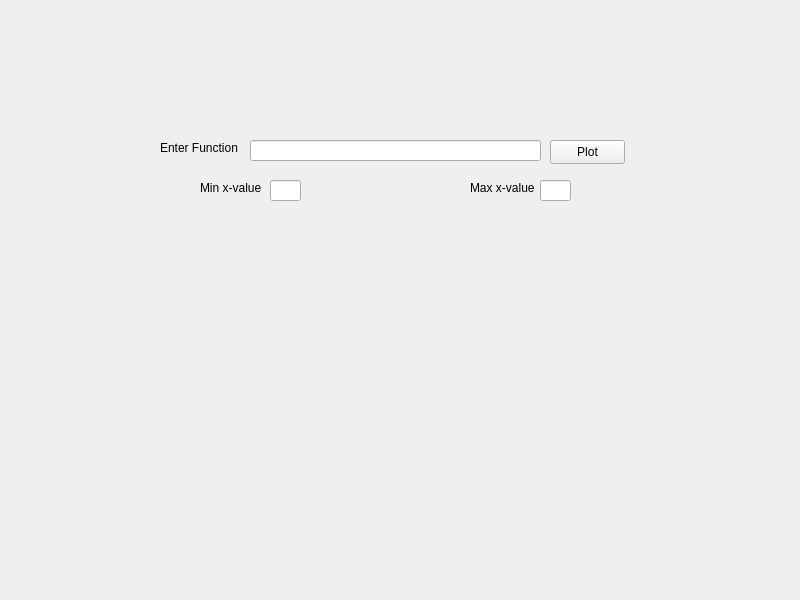
<?xml version="1.0" encoding="UTF-8"?>
<ui version="4.0">
 <class>Form</class>
 <widget class="QWidget" name="Form">
  <property name="geometry">
   <rect>
    <x>0</x>
    <y>0</y>
    <width>800</width>
    <height>600</height>
   </rect>
  </property>
  <property name="minimumSize">
   <size>
    <width>800</width>
    <height>600</height>
   </size>
  </property>
  <property name="maximumSize">
   <size>
    <width>800</width>
    <height>600</height>
   </size>
  </property>
  <property name="windowTitle">
   <string>Form</string>
  </property>
  <widget class="QLabel" name="label_3">
   <property name="geometry">
    <rect>
     <x>470</x>
     <y>180</y>
     <width>71</width>
     <height>16</height>
    </rect>
   </property>
   <property name="text">
    <string>Max x-value</string>
   </property>
  </widget>
  <widget class="QPushButton" name="plot">
   <property name="geometry">
    <rect>
     <x>550</x>
     <y>140</y>
     <width>75</width>
     <height>24</height>
    </rect>
   </property>
   <property name="text">
    <string>Plot</string>
   </property>
  </widget>
  <widget class="QLineEdit" name="lineEdit">
   <property name="geometry">
    <rect>
     <x>250</x>
     <y>140</y>
     <width>291</width>
     <height>21</height>
    </rect>
   </property>
  </widget>
  <widget class="QLabel" name="label_2">
   <property name="geometry">
    <rect>
     <x>200</x>
     <y>180</y>
     <width>71</width>
     <height>16</height>
    </rect>
   </property>
   <property name="text">
    <string>Min x-value</string>
   </property>
  </widget>
  <widget class="QLabel" name="label">
   <property name="geometry">
    <rect>
     <x>160</x>
     <y>140</y>
     <width>101</width>
     <height>16</height>
    </rect>
   </property>
   <property name="text">
    <string>Enter Function</string>
   </property>
  </widget>
  <widget class="QLineEdit" name="lineEdit_3">
   <property name="geometry">
    <rect>
     <x>540</x>
     <y>180</y>
     <width>31</width>
     <height>21</height>
    </rect>
   </property>
  </widget>
  <widget class="QLineEdit" name="lineEdit_2">
   <property name="geometry">
    <rect>
     <x>270</x>
     <y>180</y>
     <width>31</width>
     <height>21</height>
    </rect>
   </property>
  </widget>
  <widget class="pltWidget" name="pltWidget" native="true">
   <property name="geometry">
    <rect>
     <x>100</x>
     <y>240</y>
     <width>621</width>
     <height>351</height>
    </rect>
   </property>
  </widget>
  <widget class="QLabel" name="label_4">
   <property name="geometry">
    <rect>
     <x>260</x>
     <y>0</y>
     <width>271</width>
     <height>131</height>
    </rect>
   </property>
   <property name="minimumSize">
    <size>
     <width>100</width>
     <height>100</height>
    </size>
   </property>
   <property name="text">
    <string/>
   </property>
   <property name="pixmap">
    <pixmap>../logo.PNG</pixmap>
   </property>
  </widget>
 </widget>
 <customwidgets>
  <customwidget>
   <class>pltWidget</class>
   <extends>QWidget</extends>
   <header>pltwidget.h</header>
   <container>1</container>
  </customwidget>
 </customwidgets>
 <resources/>
 <connections/>
</ui>
